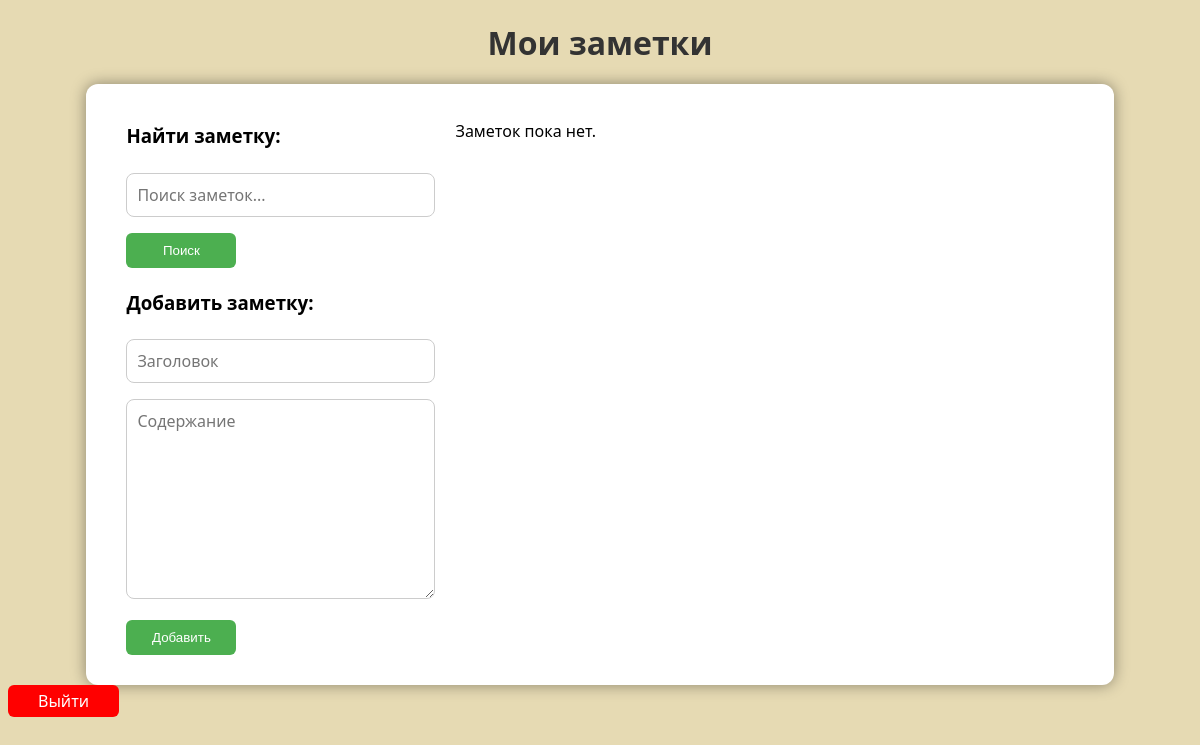
The page / (signed in) on the database as committed earlier.
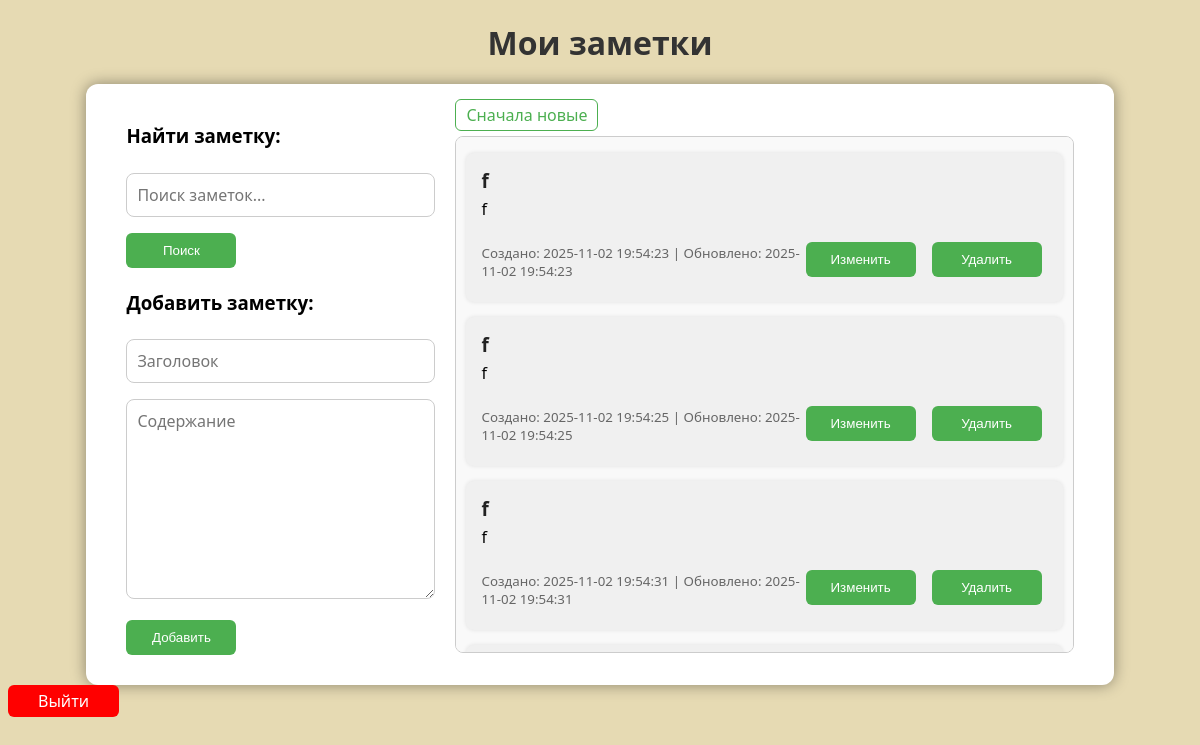
The same page on the database as committed later.
### app.py (models this page shows)
class Note(db.Model):
    id = db.Column(db.Integer, primary_key=True)
    title = db.Column(db.String(200), nullable=False)
    content = db.Column(db.Text, nullable=False)
    created = db.Column(db.String(50), nullable=False)
    updated = db.Column(db.String(50), nullable=False)
    user_id = db.Column(db.Integer, db.ForeignKey('user.id'), nullable=False)

### app.py (the view)
@app.route("/")
@login_required
def index():
    sort_order = request.args.get("sort", "asc")  # получаем параметр сортировки, по умолчанию "asc"
    notes = Note.query.filter_by(user_id=current_user.id).order_by(Note.updated.desc() if sort_order == "desc" else Note.updated.asc()).all()
    return render_template("index.html", notes=notes, sort_order=sort_order, user=current_user)

### app.py (called while the page is built)
@login_manager.user_loader
def load_user(user_id):
    return User.query.get(int(user_id))

### templates/index.html (shortened to what this page needs)
<!DOCTYPE html>
<html lang="ru">
<head>
    <link rel="stylesheet" href="{{ url_for('static', filename='style.css') }}">
</head>
<body>
    <h1>Мои заметки</h1>
    <div class="container">
        <div class="left-panel">
            <h3>Найти заметку:</h3>
            <form action="{{ url_for('search') }}" method="get">
                <input type="text" id="search-input" name="query" placeholder="Поиск заметок..." value="{{ query }}" required>
                <button type="submit" style="float: left";>Поиск</button>
            </form>
            <br>
            <br>
            <h3>Добавить заметку:</h3>
            <form action="{{ url_for('add') }}" method="post">
                <input type="text" name="title" placeholder="Заголовок" required>
                <textarea class="content-textarea" name="content" placeholder="Содержание" required></textarea>
                <button type="submit">Добавить</button>
            </form>
        </div>
        <div class="right-panel">
            {% if notes %}
            <div class="sort-toggle">
                {% if search %}
                    {% if sort_order == "asc" %}
                        <a href="{{ url_for('search', query=query, sort='desc') }}">Сначала новые</a>
                    {% else %}
                        <a href="{{ url_for('search', query=query, sort='asc') }}">Сначала старые</a>
                    {% endif %}
                {% else %}
                    {% if sort_order == "asc" %}
                        <a href="{{ url_for('index', sort='desc') }}">Сначала новые</a>
                    {% else %}
                        <a href="{{ url_for('index', sort='asc') }}">Сначала старые</a>
                    {% endif %}
                {% endif %}
            </div>
                <div class="notes-list">
                    <ul>
                        {% for note in notes %}
                            <li>
                                <h3>{{ note.title }}</h3>
                                <p>{{ note.content }}</p>
                                <div class="note-footer">
                                    <small class="note-date">Создано: {{ note.created }} | Обновлено: {{ note.updated }}</small>
                                    <div class="note-buttons">
                                        <form action="{{ url_for('edit', note_id=note.id) }}" method="get">
                                            <button type="submit">Изменить</button>
                                        </form>
                                        <form action="{{ url_for('delete', note_id=note.id) }}" method="post">
                                            <button type="submit" onclick="return confirm('Удалить заметку?')">Удалить</button>
                                        </form>
                                    </div>
                                </div>
                            </li>
                        {% endfor %}
                    </ul>
                </div>
            {% else %}
                {% if search %}
                {% else %}
                    <p>Заметок пока нет.</p>
                {% endif %}
            {% endif %}
        </div>
    </div>
    <a class="exit" href="{{ url_for('logout') }}">Выйти</a>
</body>
</html>

### static/style.css (style rules this page uses)
body { font-family: 'Segoe UI', Tahoma, sans-serif;background-color: #f7f9fc; background-color: #E6DAB3; }
.container { display: flex; gap: 20px; width: 80%; margin: auto; background: white; padding: 20px 40px; border-radius: 12px; box-shadow: 0 0 15px rgba(0,0,0,0.4 ); }
.left-panel { flex: 1; }
.right-panel { flex: 2; }
h1 { text-align: center; color: #333; margin-bottom: 20px; }
input, textarea { font-family: 'Segoe UI', Tahoma, sans-serif; resize: vertical; width: 100%; padding: 10px; margin-top: 6px; margin-bottom: 10px; border: 1px solid #ccc; border-radius: 8px; box-sizing: border-box; font-size: 16px; }
.content-textarea { height: 200px; }
button { width: 110px; display: inline; height: 35px; background-color: #4CAF50; color: white; border: none; padding: 8px 15px; border-radius: 6px; cursor: pointer; margin-right: 6px; margin-top: 6px; margin-bottom: 10px; }
.note-footer { display: flex; justify-content: space-between; align-items: center; margin-top: 10px; }
.note-buttons { display: flex; gap: 10px; }
.sort-toggle a { text-decoration: none; color: #4CAF50; padding: 4px 10px; border: 1px solid #4CAF50; border-radius: 6px; transition: background-color 0.3s, color 0.3s; }
a { text-decoration: none; color: white; padding: 10px 10px; border-radius: 6px; transition: background-color 0.3s, color 0.3s; }
.exit { display: inline-block; padding: 5px 30px; text-align: center; background-color: red; }
.notes-list { max-height: 515px; overflow-y: auto; padding-left: 10px; padding-right: 10px; margin-top: 10px; border: 1px solid #ccc; border-radius: 8px; background-color: #f9f9f9; }
ul { padding: 0; }
li { background-color: #f0f0f0; border-radius: 8px; padding: 15px; margin-bottom: 15px; box-shadow: 0 0 4px rgba(0,0,0,0.1); overflow-wrap: anywhere; }
li h3 { margin: 0; color: #222; }
li p { margin-top: 5px; }
small { color: #666; }

Rows that differ between the two databases and show on the page:
added Note: title "f", content "f", created "2025-11-02 19:54:23", updated "2025-11-02 19:54:23"
added Note: title "f", content "f", created "2025-11-02 19:54:25", updated "2025-11-02 19:54:25"
added Note: title "f", content "f", created "2025-11-02 19:54:31", updated "2025-11-02 19:54:31"
Other text that changed with them:
text no longer shown: "Заметок пока нет."
text now shown: "Сначала новые"
